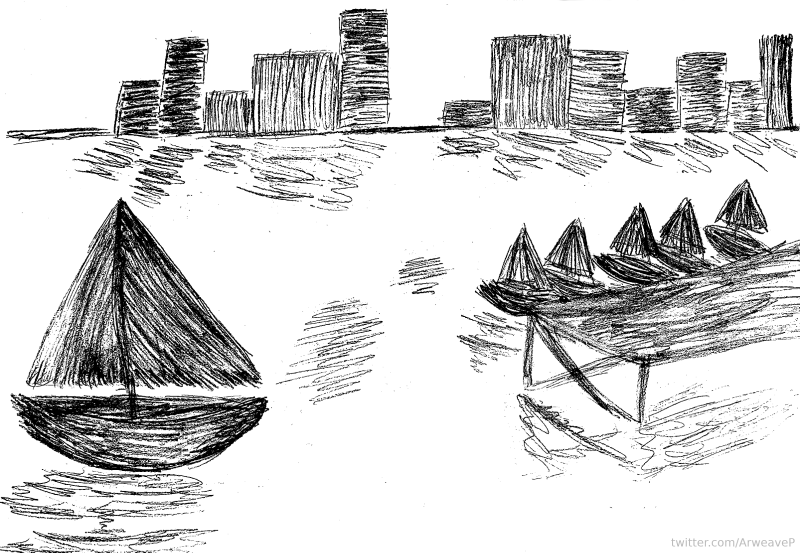
#> input picture pzl11.png, 1600 x 1105 px, found by its file name (shown at 1/2 size)
$ python pzl11_comprehensive_test.py
#> lines starting #> are read from the running program, lines starting #| are printed output that depends on the picture; after the words box and inside, x2 and y2 are one past the last pixel; in counts of white or black regions, pixels touching at a corner belong together
from PIL import Image
import numpy as np
from scipy import ndimage

img = Image.open('/home/sudosudo/.openclaw/workspace/pzl11.png')
#> img is the input picture: PIL image 1600x1105 LA; mean R, G, B, A 211, 211, 211, 255
arr = np.array(img)
gray = arr[:,:,0].astype(np.uint8)
alpha = arr[:,:,1].astype(np.uint8)

TARGET = bytes.fromhex('ff2142e98e09b5344994f9beb9c56c95506b9f17')

def try_bytes(raw, name):
    if len(raw) < 32:
        print(f"{name}: too short ({len(raw)} bytes)")
        return False
    found = False
    for start in range(len(raw) - 32 + 1):
        if raw[start:start+32] == TARGET:
            print(f"TARGET FOUND at offset {start} in {name}")
            return True
    print(f"{name}: NOT FOUND ({len(raw)} bytes)")
    return False

# 1. Gray values at alpha component positions (centroids)
print("=== TEST 1: Gray at alpha component centroids ===")
mask = (alpha < 255)
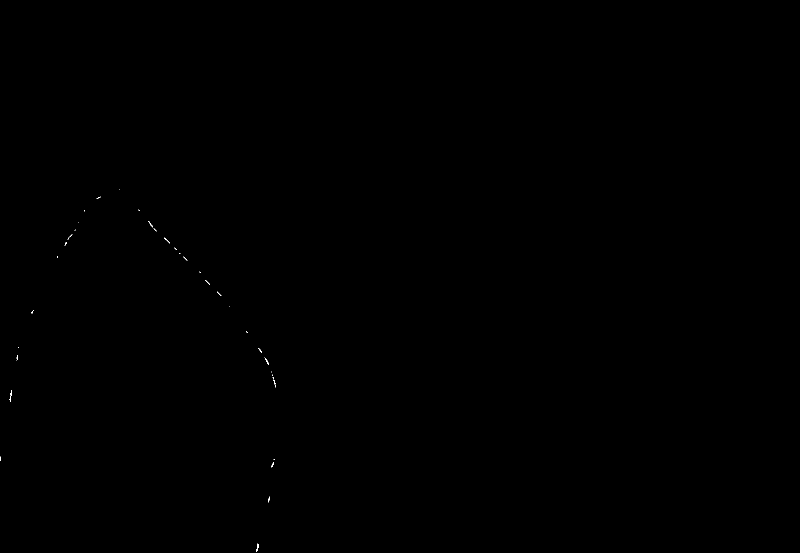
#> mask: shape (1105, 1600) bool (shown at 1/2 size); 0.02% white in thin lines or dots, all inside (x1, y1, x2, y2) = (0, 378, 552, 1103)
struct = np.array([[0,1,0],[1,1,1],[0,1,0]])
lab, n = ndimage.label(mask, structure=struct)
#> lab: shape (1105, 1600) int32; 56 distinct labels, from 0 to 55
#> n = 55
com = ndimage.center_of_mass(mask, lab, range(1, n+1))
#> com = 55 pairs, first value 378 to 1095.2, second value 0 to 550.6
gray_at_com = [gray[int(c[0]), int(c[1])] for c in com]
#> gray_at_com = 55 values, max 255 at index 0, min 188 at index 47, mean 253.8
raw1 = bytearray(gray_at_com)
try_bytes(raw1, "gray at alpha comp centroids")

# 2. Alpha values at the gray=0 positions
print("\n=== TEST 2: Alpha at gray=0 positions ===")
gray0_mask = (gray == 0)
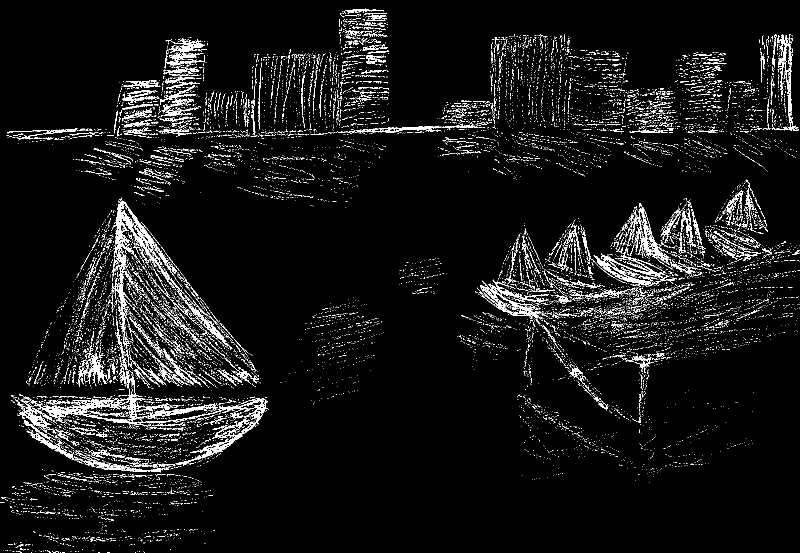
#> gray0_mask: shape (1105, 1600) bool (shown at 1/2 size); 5.7% white in thin lines or dots
ys0, xs0 = np.where(gray0_mask)
# Check alpha at these positions
alpha_at_gray0 = alpha[ys0, xs0]
print(f"Alpha at gray=0 positions: {len(alpha_at_gray0)} values, unique: {np.unique(alpha_at_gray0)[:10]}")
#| Alpha at gray=0 positions: 101346 values, unique: [229 255]
raw2 = alpha_at_gray0.tobytes()
try_bytes(raw2, "alpha at gray=0 positions")

# 3. Gray=0 positions as data (x,y pairs)
print("\n=== TEST 3: Gray=0 positions as data (x,y) ===")
raw3 = bytearray()
for y, x in zip(ys0, xs0):
    raw3.append(x & 0xFF)
    raw3.append(y & 0xFF)
#> this loop made 101346 passes
#> (y, x) on passes 1 to 3: (17, 730), (18, 707), (18, 708)
print(f"Gray=0 positions bytes: {len(raw3)}")
#| Gray=0 positions bytes: 202692
try_bytes(raw3, "gray=0 positions (x,y)")

# 4. Building heights as 1-byte values
print("=== TEST 4: Building heights as 1-byte values ===")
B = [(234,322,161,328),(326,412,78,323),(416,500,183,327),(502,676,107,319),
     (678,782,20,312),(884,978,201,307),(980,1140,72,322),(1142,1258,101,321),
     (1260,1348,176,313),(1350,1452,105,313),(1454,1510,163,307),(1514,1592,74,300)]
H = [b[3]-b[2] for b in B]
print(f"Heights: {H}")
# Fix: 292 > 255, take modulo 256
H = [h & 0xFF for h in H]
raw4 = bytearray(H)
try_bytes(raw4, "building heights")

# 5. Building widths as 1-byte values
print("\n=== TEST 5: Building widths as 1-byte values ===")
WID = [b[1]-b[0] for b in B]
raw5 = bytearray(WID)
try_bytes(raw5, "building widths")

# 6. Combined geometry (H,W,H,W,...)
print("\n=== TEST 6: Combined geometry (H,W,H,W,...) ===")
raw6 = bytearray()
for h, w in zip(H, WID):
    raw6.append(h & 0xFF)
    raw6.append(w & 0xFF)
try_bytes(raw6, "combined H,W,H,W")

# 7. Combined geometry (H,W) with 2-byte values
print("\n=== TEST 7: Combined geometry (H,W) as 2-byte LE ===")
raw7 = bytearray()
for h, w in zip(H, WID):
    raw7.append(w & 0xFF)
    raw7.append((w >> 8) & 0xFF)
    raw7.append(h & 0xFF)
    raw7.append((h >> 8) & 0xFF)
try_bytes(raw7, "combined H,W (2-byte LE)")

# 8. Alpha values at gray=0 positions (raw bytes)
print("\n=== TEST 8: Alpha values at gray=0 positions (raw) ===")
raw8 = alpha_at_gray0.tobytes()
try_bytes(raw8, "alpha at gray=0 (raw)")

# 9. Alpha values at gray=0 positions (5-bit symbols)
print("\n=== TEST 9: Alpha values at gray=0 positions (5-bit) ===")
bits = []
for a in alpha_at_gray0:
    for bit in range(5):
        bits.append((a >> bit) & 1)
#> after the loop, bits = 506730 items
nbytes = (len(bits) + 7) // 8
#> nbytes = 63342
raw9 = bytearray(nbytes)
for i, bit in enumerate(bits):
    byte_idx = i // 8
    bit_in_byte = i % 8
    if bit:
        raw9[byte_idx] |= (1 << (7 - bit_in_byte))
#> this loop made 506730 passes
#> (byte_idx, bit_in_byte) on passes 1 to 3: (0, 0), (0, 1), (0, 2)
try_bytes(raw9, "alpha at gray=0 (5-bit)")

# 10. Gray=0 pixels as raw bytes
print("\n=== TEST 10: Gray=0 pixels as raw bytes ===")
gv = gray[ys0, xs0].astype(np.uint8)
raw10 = gv.tobytes()
try_bytes(raw10, "gray=0 pixels (raw)")

# 11. Gray=0 pixels as 5-bit symbols
print("\n=== TEST 11: Gray=0 pixels as 5-bit symbols ===")
bits11 = []
for g in gv:
    for bit in range(5):
        bits11.append((g >> bit) & 1)
#> after the loop, bits11 = 506730 items
nbytes11 = (len(bits11) + 7) // 8
#> nbytes11 = 63342
raw11 = bytearray(nbytes11)
for i, bit in enumerate(bits11):
    byte_idx = i // 8
    bit_in_byte = i % 8
    if bit:
        raw11[byte_idx] |= (1 << (7 - bit_in_byte))
try_bytes(raw11, "gray=0 pixels (5-bit)")

# 12. Alpha values sorted by component size (ascending)
print("\n=== TEST 12: Alpha values sorted by component size ===")
sizes = ndimage.sum(mask, lab, range(1, n+1))
#> sizes = 55 values, max 38 at index 47, min 1 at index 0, mean 7.89
com2 = ndimage.center_of_mass(mask, lab, range(1, n+1))
#> com2 has the same summary as com
# Sort components by size, then take centroid alpha values
order = np.argsort(sizes)
#> order = 55 values, max 54 at index 53, min 0 at index 0, mean 27
alpha_sorted = [alpha[int(com[i][0]), int(com[i][1])] for i in order]
#> alpha_sorted = 55 values, max 255 at index 27, min 240 at index 40, mean 251.9
raw12 = bytearray(alpha_sorted)
try_bytes(raw12, "alpha at comp centroids (sorted by size)")

# 13. Alpha values in column-major order (raster)
print("\n=== TEST 13: Alpha values in column-major order ===")
ys_cm, xs_cm = np.where(mask)
#> ys_cm = 434 values from 378 to 1102; xs_cm = 434 values, max 551 at index 299, min 0 at index 346, mean 345.1
idx_cm = np.lexsort((ys_cm, xs_cm))
#> idx_cm = 434 values, max 433 at index 271, min 0 at index 128, mean 216.5
av_cm = alpha[ys_cm[idx_cm], xs_cm[idx_cm]].astype(np.uint8)
#> av_cm = 434 values, max 254 at index 6, min 225 at index 1, mean 250.7
raw13 = av_cm.tobytes()
try_bytes(raw13, "alpha in column-major (raster)")

# 14. Alpha values as 2D reshaped (1600x1105) - take only alpha<255
print("\n=== TEST 14: Alpha values as 2D reshaped (only alpha<255) ===")
alpha_2d = alpha.copy()
# Extract non-255 values in image order
mask_2d = alpha_2d < 255
alpha_values_2d = alpha_2d[mask_2d]
#> alpha_values_2d = 434 values, max 254 at index 0, min 225 at index 347, mean 250.7
raw14 = alpha_values_2d.tobytes()
try_bytes(raw14, "alpha values as 2D (raster, alpha<255)")

# 15. Gray channel full raster (1600x1105)
print("\n=== TEST 15: Gray channel full raster ===")
gray_flat = gray.flatten()
raw15 = gray_flat.tobytes()
try_bytes(raw15, "gray full raster")

# 16. Alpha channel full raster (1600x1105)
print("\n=== TEST 16: Alpha channel full raster ===")
alpha_flat = alpha.flatten()
raw16 = alpha_flat.tobytes()
try_bytes(raw16, "alpha full raster")

# 17. Gray values at gray<128 positions (dark areas)
print("\n=== TEST 17: Gray values at gray<128 positions ===")
dark_mask = (gray < 128)
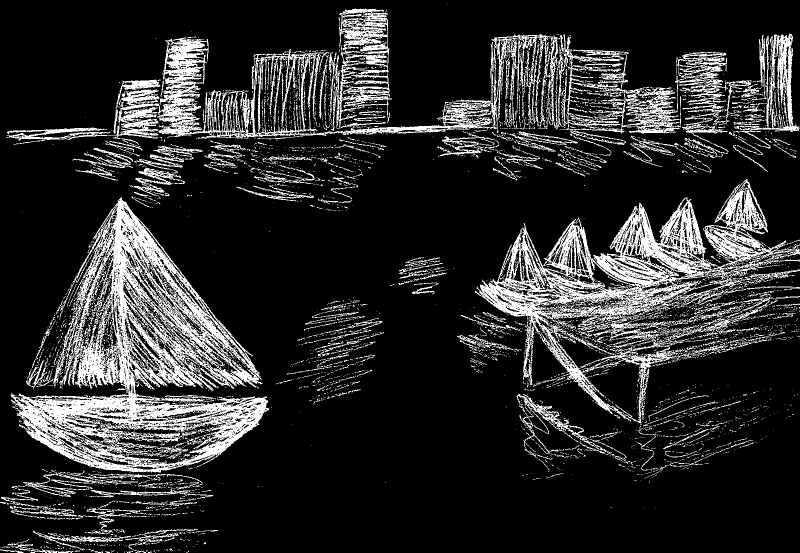
#> dark_mask: shape (1105, 1600) bool (shown at 1/2 size); 17.2% white; 4855 white regions (4330 under 20 px), largest, box (x1, y1, x2, y2) and area: (21, 395, 538, 945) 89835, (953, 358, 1600, 851) 65391, (314, 68, 1116, 279) 33037
gv_dark = gray[dark_mask]
raw17 = gv_dark.tobytes()
try_bytes(raw17, "gray<128 pixels (raw)")

# 18. Gray values at gray<128 positions (5-bit)
print("\n=== TEST 18: Gray<128 pixels as 5-bit symbols ===")
bits18 = []
for g in gv_dark:
    for bit in range(5):
        bits18.append((g >> bit) & 1)
#> this loop made 304831 passes
#> g on passes 1 to 3: 122, 112, 118
#> after the loop, bits18 = 1524155 items
nbytes18 = (len(bits18) + 7) // 8
#> nbytes18 = 190520
raw18 = bytearray(nbytes18)
for i, bit in enumerate(bits18):
    byte_idx = i // 8
    bit_in_byte = i % 8
    if bit:
        raw18[byte_idx] |= (1 << (7 - bit_in_byte))
#> this loop made 1524155 passes
#> (bit, byte_idx, bit_in_byte) on passes 1 to 3: (0, 0, 0), (1, 0, 1), (0, 0, 2)
try_bytes(raw18, "gray<128 pixels (5-bit)")

# 19. Alpha values at hatch positions (gray 248-254)
print("\n=== TEST 19: Alpha values at hatch positions (gray 248-254) ===")
hatch_mask = (gray >= 248) & (gray <= 254)
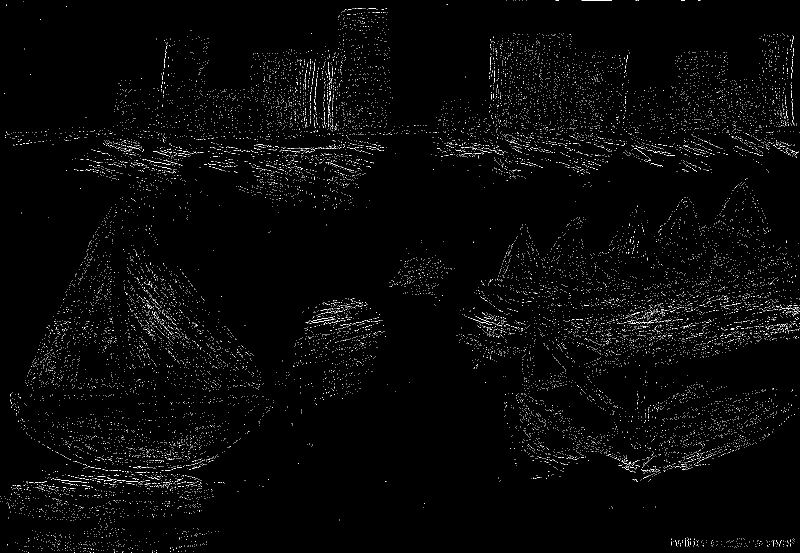
#> hatch_mask: shape (1105, 1600) bool (shown at 1/2 size); 1.6% white in thin lines or dots
y_hatch, x_hatch = np.where(hatch_mask)
alpha_at_hatch = alpha[y_hatch, x_hatch]
raw19 = alpha_at_hatch.tobytes()
try_bytes(raw19, "alpha at hatch positions (raw)")

# 20. Gray values at hatch positions
print("\n=== TEST 20: Gray values at hatch positions (raw) ===")
gh_hatch = gray[y_hatch, x_hatch].astype(np.uint8)
raw20 = gh_hatch.tobytes()
try_bytes(raw20, "gray at hatch positions (raw)")

print("\n=== ALL TESTS COMPLETE ===")
